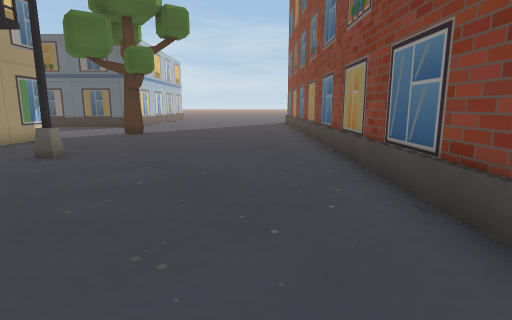
[1] (above)

18 first-person views from a walk through a scene from a Unity 3-D project. The camera is 1.3 m above the floor, tilts 10° down and sees 80° across. The floor is counted in squares, 1 m on a side. Each view is taken from the middle of a square. On the plan, view 1 faces up. The plan holds only what a view shows up to about 14 squares ahead; the rest is blank. The place goes on beyond the plan. Some surface patterns are stand-ins.

[2]
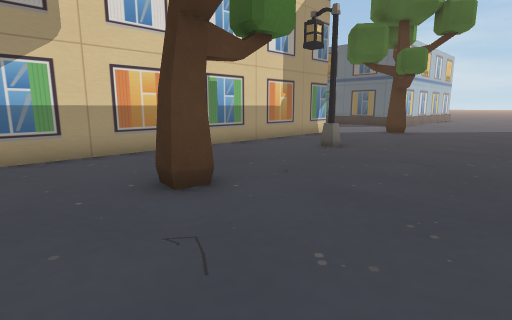

[3]
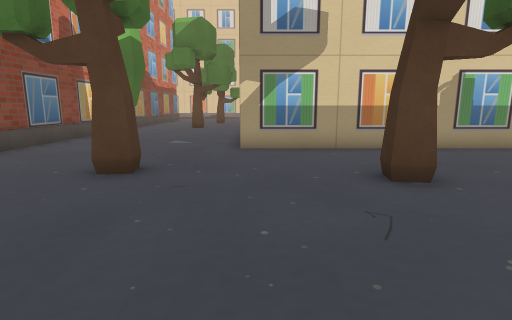

[4]
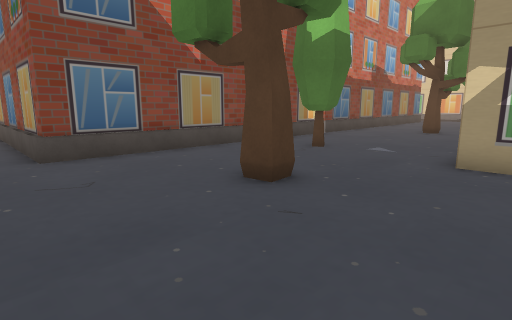

[5]
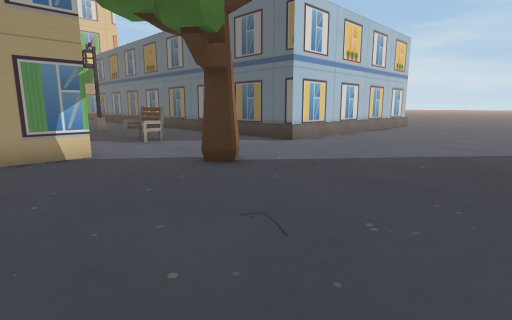

[6]
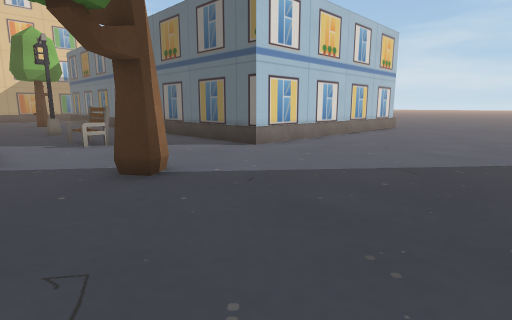

[7]
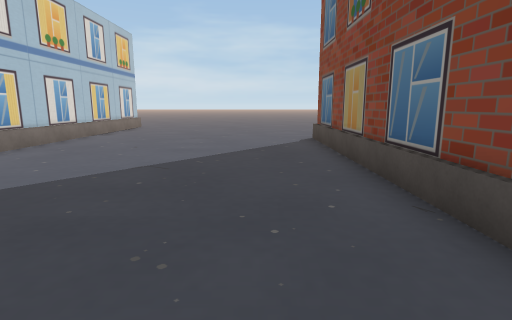

[8]
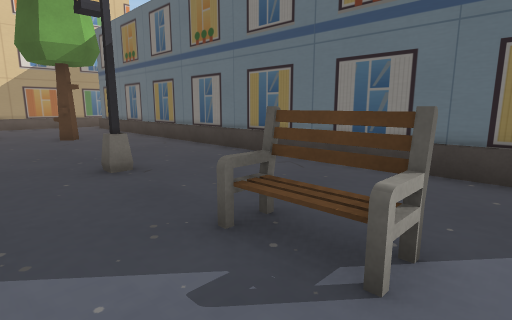

[9]
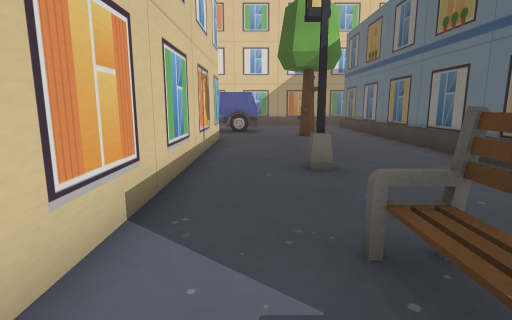

[10]
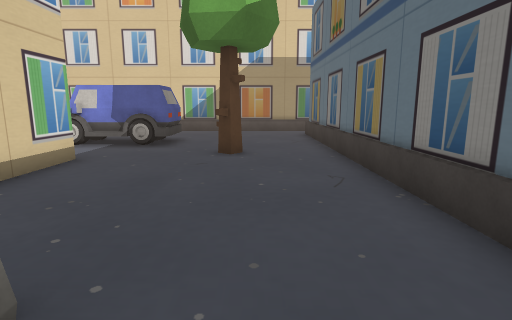

[11]
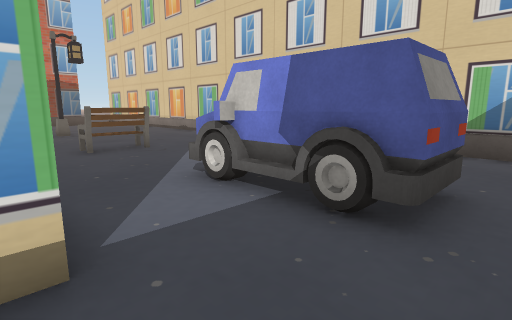

[12]
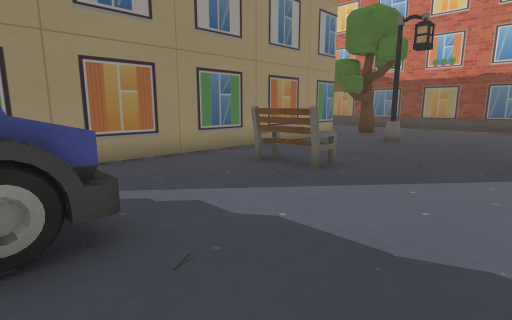

[13]
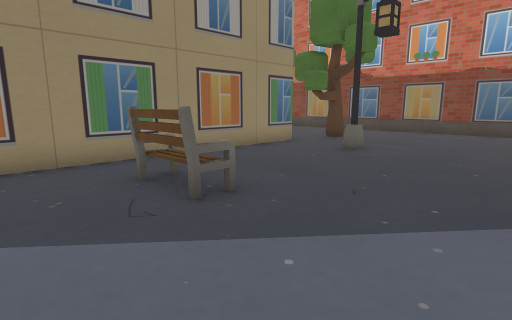

[14]
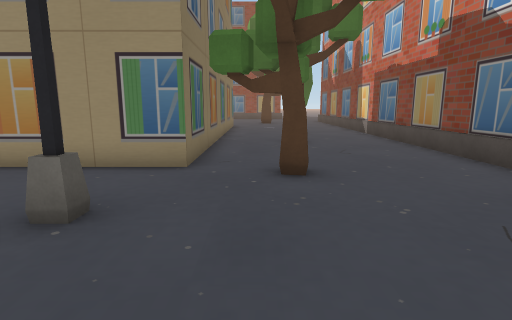

[15]
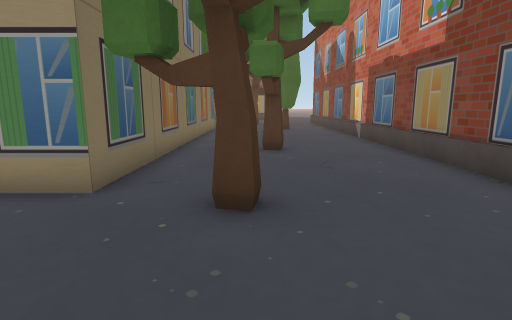

[16]
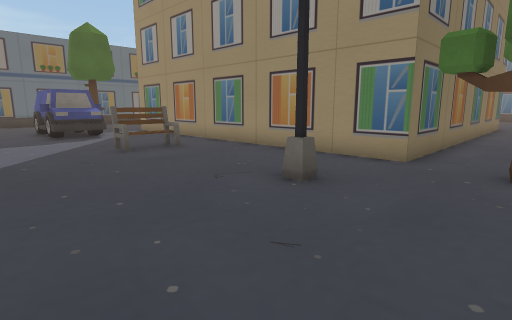

[17]
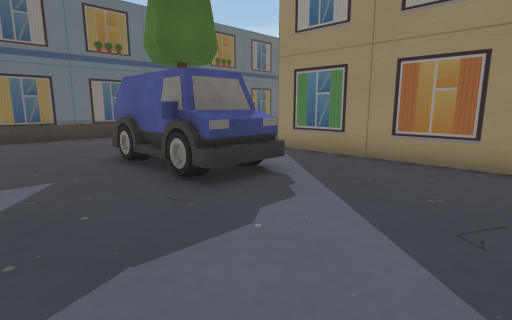

[18]
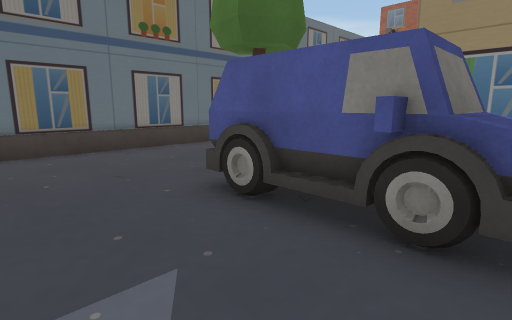

### Floor plan
Key: @ floor where view 1 was taken; # wall or solid block; . floor; = window, fence, low wall or low ledge; O other object.
Columns run from 30 left of view 1 to 3 right of it. Each row starts with its distance up from view 1.
 27                           ....
 26                       ## .....
 25                       ##.........=
 24                       ##........=#
 23                       ##........=#
 22                       ##........=#
 21                       ##........=#
 20  #######################........=#
 19  ######################.........=#
 18  ...............................=#
 17  ...............................=#
 16 ......OO..........OO............=#
 15 ..............#....O....OO......=#
 14 ...OOO..................O.......=#
 13 ...O O..........................=#
 12 ...O O..O##########  #..........=#
 11 ...OOO..##           #..........=#
 10 ...OOO..#            #..........=#
  9 ........#            #..........=#
  8 ........#            #...#......=#
  7 ........#            #..........=#
  6 ....O...#            #..........=#
  5 ....O...#            #..........=#
  4 ........#            #..........=#
  3 ........#            #..........=#
  2 ........#            #...OO.....
  1 ........#            #....O....
  0 ........#            #........@
 -1 ........###########  #..........
 -2 ..............................
 -3  ......O......................
 -4 .......O....OO...........O....
 -5  ...........O.......OO........
 -6  ...................OO........
 -7  ............................
 -8   ==   =====================.

Positions as (right, up) in squares from view 1, and headings:
1: (0, 0), facing up
2: (0, -1), facing up-left
3: (1, -1), facing left
4: (-1, 0), facing down-left
5: (0, 10), facing up-left
6: (0, 12), facing up-left
7: (0, 12), facing up
8: (-10, 13), facing up-left
9: (-10, 14), facing left
10: (-15, 17), facing left
11: (-22, 15), facing down-left
12: (-30, 11), facing down-right
13: (-30, 8), facing down-right
14: (-29, -3), facing right
15: (-27, -4), facing right
16: (-30, -4), facing up-right
17: (-30, 6), facing up-right
18: (-30, 10), facing up-right
